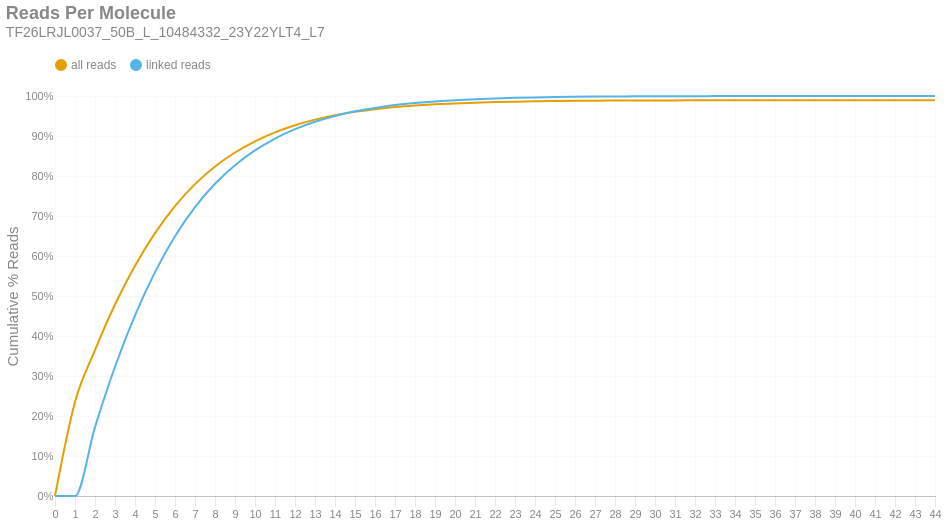

Here is the notebook cell this chart was saved with:
### Markdown cell above
### Reads per Molecule
This chart shows the cumulative distribution of the number of reads per linked molecule. That is, how many alignments are associated with a unique molecule. This excludes the number of reads associated with invalid or absent linked-read barcodes. The `linked` histogram is the percentages recalculated when disregarding singletons.

### Code cell
if SKIPLR:
    print_html(f"Skipped")
else:
    counts = np.bincount(valids['reads'].cast(pl.Int64).to_numpy())
    weighted = counts * np.arange(len(counts))
    all_perc = weighted / n_reads
    linked_perc = weighted / n_linked_reads
    linked_perc[1] = 0
    binned_df = pl.DataFrame({
        'readsper': list(range(len(counts))),
        'all reads (cumsum)': np.cumsum(all_perc).tolist(),
        'linked reads (cumsum)': np.cumsum(linked_perc).tolist(),
    })

    with SafeRender(binned_df):
        (
            density_plot(binned_df, 'Reads Per Molecule', samplename, 'readspmol')
            .encode(
                x=alt.X('readsper:O', title=None).axis(labelAngle=0).scale(padding=0),
                y=alt.Y('value:Q', title='Cumulative % Reads').axis(format='%').stack(False),
                color=alt.Color("key:N").scale(domain=["all reads", "linked reads"]),
                tooltip=[
                    alt.Tooltip("key:N", title="Data Type"),
                    alt.Tooltip("readsper:O", title="Reads Per Molecule"),
                    alt.Tooltip("value:Q", format=".2%", title="% Reads (Cum.)")
                ]            
            )
        ).display()

### Figure 1 — Vega-Lite specification as saved in the notebook (floating-point values rounded to 4 significant figures)
{"width": "container", "height": 400, "config": {"title": {"anchor": "start", "dy": -15, "fontSize": 18, "color": "#888888", "subtitleColor": "#888888", "subtitleFontSize": 14}, "arc": {"fill": "#0072B2"}, "axis": {"domainColor": "#888888", "domainWidth": 0.5, "gridWidth": 0.2, "grid": false, "titleFontWeight": 400, "titleFontSize": 15, "labelFontSize": 11, "labelColor": "#888888", "tickColor": "#888888", "tickWidth": 0.2, "titleColor": "#888888"}, "axisBand": {"grid": false}, "axisX": {"grid": true, "tickSize": 10, "domainCap": "round"}, "axisY": {"domain": false, "grid": true, "tickSize": 0, "domainCap": "round"}, "background": "transparent", "header": {"labelFontSize": 15, "labelColor": "#888888", "titleFontSize": 15, "titleFontWeight": 600, "titleColor": "#888888"}, "legend": {"labelFont": "sans-serif", "labelFontSize": 12, "labelColor": "#888888", "symbolSize": 100, "symbolType": "circle", "titleFontSize": 12, "titlePadding": 10, "titleColor": "#888888", "title": null, "orient": "top"}, "range": {"category": ["#E69F00", "#56B4E9", "#009E73", "#F0E442", "#0072B2", "#D55E00", "#CC79A7", "#000000"], "diverging": ["#cfe8f3", "#a2d4ec", "#73bfe2", "#46abdb", "#1696d2", "#12719e"]}, "area": {"fill": "#0072B2", "fillOpacity": 0.7, "line": true, "strokeOpacity": 0.7}, "line": {"color": "#0072B2", "stroke": "#0072B2", "strokeWidth": 2}, "trail": {"color": "#0072B2", "stroke": "#0072B2", "strokeWidth": 0, "size": 1}, "point": {"filled": true, "fillOpacity": 1.0, "size": 95}, "text": {"color": "#888888", "fontSize": 11, "align": "right", "fontWeight": 400, "size": 11}, "bar": {"fill": "#0072B2", "stroke": null}, "view": {"stroke": null, "continuousWidth": 660, "continuousHeight": 400}}, "data": {"name": "data-546239e86f6af174e99e9980488b19ac"}, "mark": {"type": "line", "interpolate": "monotone", "point": {"opacity": 0, "size": 275}}, "encoding": {"color": {"field": "key", "scale": {"domain": ["all reads", "linked reads"]}, "type": "nominal"}, "tooltip": [{"field": "key", "title": "Data Type", "type": "nominal"}, {"field": "readsper", "title": "Reads Per Molecule", "type": "ordinal"}, {"field": "value", "format": ".2%", "title": "% Reads (Cum.)", "type": "quantitative"}], "x": {"axis": {"labelAngle": 0}, "field": "readsper", "scale": {"padding": 0}, "title": null, "type": "ordinal"}, "y": {"axis": {"format": "%"}, "field": "value", "stack": false, "title": "Cumulative % Reads", "type": "quantitative"}}, "params": [{"name": "param_c36ac31b6afebe62", "select": {"type": "point", "fields": ["key"]}, "bind": "legend"}], "title": {"text": "Reads Per Molecule", "subtitle": "TF26LRJL0037_50B_L_10484332_23Y22YLT4_L7"}, "transform": [{"fold": ["all reads (cumsum)", "linked reads (cumsum)"]}, {"calculate": "replace(datum.key, ' (cumsum)', '')", "as": "key"}, {"filter": {"param": "param_c36ac31b6afebe62"}}], "usermeta": {"embedOptions": {"downloadFileName": "TF26LRJL0037_50B_L_10484332_23Y22YLT4_L7.readspmol"}}, "$schema": "https://vega.github.io/schema/vega-lite/v6.4.1.json", "datasets": {"data-546239e86f6af174e99e9980488b19ac": [{"readsper": 0, "all reads (cumsum)": 0.0, "linked reads (cumsum)": 0.0}, {"readsper": 1, "all reads (cumsum)": 0.2349, "linked reads (cumsum)": 0.0}, {"readsper": 2, "all reads (cumsum)": 0.3648, "linked reads (cumsum)": 0.1721}, {"readsper": 3, "all reads (cumsum)": 0.4786, "linked reads (cumsum)": 0.323}, {"readsper": 4, "all reads (cumsum)": 0.5755, "linked reads (cumsum)": 0.4514}, {"readsper": 5, "all reads (cumsum)": 0.6572, "linked reads (cumsum)": 0.5598}, {"readsper": 6, "all reads (cumsum)": 0.7248, "linked reads (cumsum)": 0.6492}, {"readsper": 7, "all reads (cumsum)": 0.7796, "linked reads (cumsum)": 0.722}, {"readsper": 8, "all reads (cumsum)": 0.8238, "linked reads (cumsum)": 0.7805}, {"readsper": 9, "all reads (cumsum)": 0.8588, "linked reads (cumsum)": 0.8269}, {"readsper": 10, "all reads (cumsum)": 0.8868, "linked reads (cumsum)": 0.864}, {"readsper": 11, "all reads (cumsum)": 0.9092, "linked reads (cumsum)": 0.8937}, {"readsper": 12, "all reads (cumsum)": 0.9269, "linked reads (cumsum)": 0.9172}, {"readsper": 13, "all reads (cumsum)": 0.9409, "linked reads (cumsum)": 0.9357}, {"readsper": 14, "all reads (cumsum)": 0.9518, "linked reads (cumsum)": 0.9501}, {"readsper": 15, "all reads (cumsum)": 0.9605, "linked reads (cumsum)": 0.9617}, {"readsper": 16, "all reads (cumsum)": 0.967, "linked reads (cumsum)": 0.9703}, {"readsper": 17, "all reads (cumsum)": 0.9723, "linked reads (cumsum)": 0.9773}, {"readsper": 18, "all reads (cumsum)": 0.9761, "linked reads (cumsum)": 0.9824}, {"readsper": 19, "all reads (cumsum)": 0.9791, "linked reads (cumsum)": 0.9863}, {"readsper": 20, "all reads (cumsum)": 0.9814, "linked reads (cumsum)": 0.9894}, {"readsper": 21, "all reads (cumsum)": 0.9834, "linked reads (cumsum)": 0.992}, {"readsper": 22, "all reads (cumsum)": 0.9848, "linked reads (cumsum)": 0.994}, {"readsper": 23, "all reads (cumsum)": 0.9859, "linked reads (cumsum)": 0.9954}, {"readsper": 24, "all reads (cumsum)": 0.9867, "linked reads (cumsum)": 0.9964}, {"readsper": 25, "all reads (cumsum)": 0.9874, "linked reads (cumsum)": 0.9973}, {"readsper": 26, "all reads (cumsum)": 0.988, "linked reads (cumsum)": 0.9981}, {"readsper": 27, "all reads (cumsum)": 0.9883, "linked reads (cumsum)": 0.9985}, {"readsper": 28, "all reads (cumsum)": 0.9885, "linked reads (cumsum)": 0.9989}, {"readsper": 29, "all reads (cumsum)": 0.9887, "linked reads (cumsum)": 0.9991}, {"readsper": 30, "all reads (cumsum)": 0.9889, "linked reads (cumsum)": 0.9993}, {"readsper": 31, "all reads (cumsum)": 0.989, "linked reads (cumsum)": 0.9995}, {"readsper": 32, "all reads (cumsum)": 0.9891, "linked reads (cumsum)": 0.9996}, {"readsper": 33, "all reads (cumsum)": 0.9892, "linked reads (cumsum)": 0.9997}, {"readsper": 34, "all reads (cumsum)": 0.9892, "linked reads (cumsum)": 0.9998}, {"readsper": 35, "all reads (cumsum)": 0.9893, "linked reads (cumsum)": 0.9998}, {"readsper": 36, "all reads (cumsum)": 0.9893, "linked reads (cumsum)": 0.9999}, {"readsper": 37, "all reads (cumsum)": 0.9893, "linked reads (cumsum)": 0.9999}, {"readsper": 38, "all reads (cumsum)": 0.9894, "linked reads (cumsum)": 0.9999}, {"readsper": 39, "all reads (cumsum)": 0.9894, "linked reads (cumsum)": 1.0}, {"readsper": 40, "all reads (cumsum)": 0.9894, "linked reads (cumsum)": 1.0}, {"readsper": 41, "all reads (cumsum)": 0.9894, "linked reads (cumsum)": 1.0}, {"readsper": 42, "all reads (cumsum)": 0.9894, "linked reads (cumsum)": 1.0}, {"readsper": 43, "all reads (cumsum)": 0.9894, "linked reads (cumsum)": 1.0}, {"readsper": 44, "all reads (cumsum)": 0.9894, "linked reads (cumsum)": 1.0}]}}
